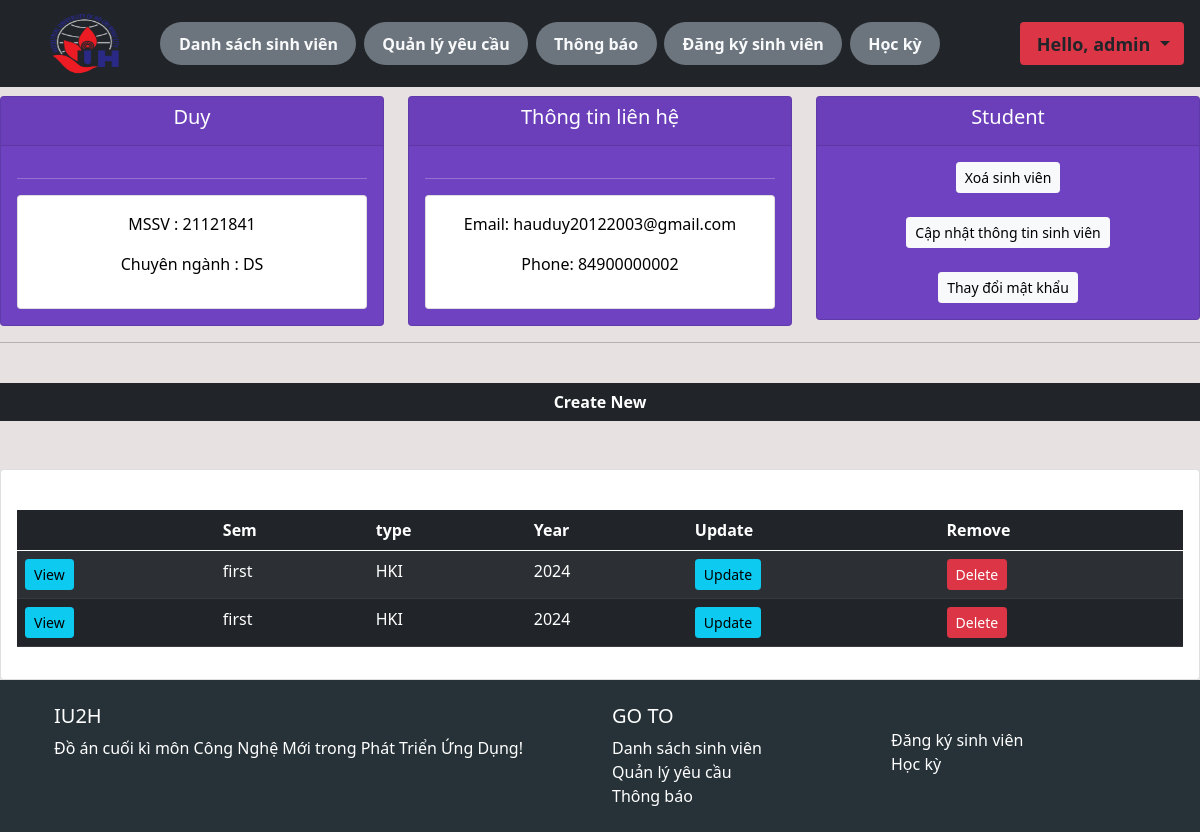
The app's page /students/21121841/ (signed in) with its own data.
### fees/models.py (models this page shows, shortened)
class Student(models.Model):
    BranchType = models.TextChoices('BranchType', 'CS DS SE IT IS')
    date = [str(x) for x in range(2013,2050)]
    date=' '.join(date)
    YearType = models.TextChoices('YearType', date)
    CourseType = models.TextChoices('CourseType', 'K15 K16 K17 K18 K19 K20')
    user = models.OneToOneField(User, null=True, on_delete=models.CASCADE)
    roll = models.CharField('MSSV', max_length=8, primary_key=True, blank=False)
    firstname = models.CharField('First_Name', max_length=250, blank=False)
    middlename = models.CharField('Middle_Name', max_length=250, null=True, blank=True)
    lastname = models.CharField('Last_Name', max_length=250, null=True, blank=True)
    email = models.EmailField('Email', max_length=250, blank=False)
    phone = models.CharField('Phone', max_length=15, blank=False)
    branch = models.CharField('Chuyên ngành', max_length=15, blank=False, choices=BranchType.choices)
    Year = models.CharField('Year', max_length=4, blank=False, choices=YearType.choices)
    course = models.CharField('Khoá', max_length=8, blank=False, choices=CourseType.choices)
    datecreated = models.DateTimeField(auto_now_add=True, null=True)
    template = '{} {}'

class Semester(models.Model):
    date = [str(x) for x in range(2013,2050)]
    date=' '.join(date)
    SemesterType = models.TextChoices('Học Kỳ', 'First Second Third Fourth Fifth Sixth Seventh Eighth')
    Monsoon_WinterType = models.TextChoices('Monsoon_WinterType', 'HKI HKII')
    PaidType = models.TextChoices('PaidType', 'NotPaid Paid')
    YearType = models.TextChoices('YearType', date)
    MonthType = models.TextChoices('MonthType', 'Jan Feb Mar Apr May Jun Jul Aug Sept Oct Nov Dec')
    roll = models.ForeignKey(Student, on_delete=models.CASCADE, blank=False)
    semestertype = models.CharField('Semester_type', max_length=50, blank=False, choices=SemesterType.choices)
    monsoon_wintertype = models.CharField('Học Kỳ trong năm', max_length=50, blank=False, choices=Monsoon_WinterType.choices)
    Year = models.CharField('Year', max_length=50, blank=False, choices=YearType.choices)
    datecreated = models.DateTimeField(auto_now_add=True, null=True)
    tution_fee = models.CharField('Phí BHYT', max_length=50, null=True, blank=True, default='0')
    hostel_fee = models.CharField('Phí ký túc xá', max_length=50, null=True, blank=True, default='0')
    mon_choices = [
    ('Thị giác máy tính','Thị giác máy tính'),
    ('Học máy','Học máy'),
    ('Học sâu','Học sâu'),
    ('Xử lý ngôn ngữ tự nhiên','Xử lý ngôn ngữ tự nhiên'),
    ('Phát triển ứng dụng','Phát triển ứng dụng'),
    ('Nhập môn dữ liệu lớn','Nhập môn dữ liệu lớn'),
    ('Khai thác dữ liệu','Khai thác dữ liệu'),
    ('Khai phá đồ thị','Khai phá đồ thị'),
    ('Các nền tảng dữ liệu','Các nền tảng dữ liệu'),
    ('Công nghệ mới trong phát triển ứng dụng','Công nghệ mới trong phát triển ứng dụng'),
    ('Phân tích dữ liệu Bayesian','Phân tích dữ liệu Bayesian'),
    ('Trí tuệ nhân tạo','Trí tuệ nhân tạo'),
    ('Xử lý ảnh','Xử lý ảnh'),
    ('Cấu trúc dữ liệu và giải thuật','Cấu trúc dữ liệu và giải thuật'),
]
    mon_1 = models.CharField('Môn 1', max_length=50, null=True, choices=mon_choices, blank=True)
    mon_1_amount = models.CharField('Học phí', max_length=50, null=True, blank=True, default='0')
    mon_2 = models.CharField('Môn 2', max_length=50, null=True, choices=mon_choices, blank=True)
    mon_2_amount = models.CharField('Học phí', max_length=50, null=True, blank=True, default='0')
    mon_3 = models.CharField('Môn 3', max_length=50, null=True, choices=mon_choices, blank=True)
    mon_3_amount = models.CharField('Học phí', max_length=50, null=True, blank=True, default='0')
    mon_4 = models.CharField('Môn 4', max_length=50, null=True, choices=mon_choices, blank=True)
    mon_4_amount = models.CharField('Học phí', max_length=50, null=True, blank=True, default='0')
    mon_5 = models.CharField('Môn 5', max_length=50, null=True, choices=mon_choices, blank=True)
    mon_5_amount = models.CharField('Học phí', max_length=50, null=True, blank=True, default='0')
    mon_6 = models.CharField('Môn 6', max_length=50, null=True, choices=mon_choices, blank=True)
    mon_6_amount = models.CharField('Học phí', max_length=50, null=True, blank=True, default='0')
    extra_charges = models.TextField("Khoảng thu khác", null=True, blank=True, default='None')
    extra_charges_amount = models.CharField('Chi phí', max_length=50, default = '0', blank=True)
    total_payment = models.CharField('Tổng học phí', max_length=50, null=True, blank=True, default='0')
    total_paid = models.CharField('Tổng học phí đã đóng',max_length=50, null=True, blank=True, default='0')
    dues = models.CharField('Công nợ', max_length=50, null=True, blank=True, default='0')
    template = '{} {} {} {}'

### fees/decorators.py (the view)
        def wrapper_func(request, *args, **kwargs):
            group = None
            if request.user.groups.exists():
                group = request.user.groups.all()[0].name
            if group in allowed_roles:
                return view_func(request, *args, **kwargs)
            else:
                return HttpResponse('You are not authorize')

### fees/views.py (called while the page is built)
@login_required(login_url = 'login')
@allowed_users(allowed_roles=['admin'])
def student(request, pk):
    student_data = Student.objects.get(roll=pk)
    semester_tabs = student_data.semester_set.all()
    context = {'student_data':student_data, 'semester_tabs':semester_tabs}
    return render(request, 'fees/students.html', context)

### fees/templates/fees/students.html (shortened to what this page needs)
{% extends 'fees/main.html' %}
{% block content %}
<br>
<div class="row">
    <div class="col">
        <div class="col-md">
            <div class="card text-center text-white nb-3" id='Students-Contact-Information'>
                <div class="card-header">
                    <h5 class="card-title">{{student_data.firstname}}</h5>
                </div>
                <div class="card-body">
                    <hr>
                    <div class="card card-body" , id='Students-Contact-body'>
                        <p style="text-align: center;">MSSV : {{student_data.roll}} </p>
                        <p style="text-align: center;">Chuyên ngành : {{student_data.branch}} </p>
                    </div>
                </div>
            </div>
        </div>
    </div>
    <div class="col">
        <div class="col-md">
            <div class="card text-center text-white nb-3" id='Students-Contact-Information'>
                <div class="card-header">
                    <h5 class="card-title">Thông tin liên hệ</h5>
                </div>
                <div class="card-body">
                    <hr>
                    <div class="card card-body" , id='Students-Contact-body'>
                        <p style="text-align: center;">Email: {{student_data.email}} </p>
                        <p style="text-align: center;"> Phone: {{student_data.phone}} </p>
                    </div>
                </div>
            </div>
        </div>
    </div>
    <div class="col">
        <div class="col-md">
            <div class="card text-center text-white nb-3" id='Students-Customer'>
                <div class="card-header">
                    <h5 class="card-title">Student</h5>
                </div>
                <div class="card-body">
                    <a href="{% url 'deleteStudent' student_data.roll %}" class="btn btn-light btn-sm btn-block"> Xoá sinh viên</a>
                    <br>
                    <br>
                    <a href="{% url 'updateStudent' student_data.roll %}" class="btn btn-light btn-sm btn-block">Cập nhật thông tin sinh viên</a>
                   <br>
                   <br>
                    <a href="{% url 'changePasswordAdmin' student_data.roll %}" class="btn btn-light btn-sm btn-block"> Thay đổi mật khẩu</a>
                    <br>
                </div>
            </div>
        </div>
    </div>
</div>
<hr>
<br>
<div class="row">
            <a class="btn btn-dark" href="{% url 'createSemester' student_data.roll %}"> <strong> Create New </strong> </a>
</div>
<br>
<br>
<div class="row">
    <div class="col-md">
        <div class="card card-body">
            <br>
            <table class="table table-dark table-striped">
                <thead>
                    <tr>
                        <th scope="col"></th>
                        <th scope="col">Sem</th>
                        <th scope="col">type</th>
                        <th scope="col">Year</th>
                        <th scope="col">Update</th>
                        <th scope="col">Remove</th>
                    </tr>
                </thead>
                {% for sems in semester_tabs %}
                <tr>
                    <td><a class="btn btn-sm btn-info" href="{% url 'student_each_sem' sems.id %}">View</a></td>
                    <td>{{sems.semestertype}} </td>
                    <td>{{sems.monsoon_wintertype}} </td>
                    <td>{{sems.Year}} </td>
                    <td><a class="btn btn-sm btn-info" href="{% url 'updateSemester' sems.id %}">Update</a></td>
                    <td><a class="btn btn-sm btn-danger" href="{% url 'deleteSemester' sems.id %}">Delete</a></td>
                </tr>
                {% endfor %}
            </table>
        </div>
    </div>
</div>
{% endblock %}

### fees/templates/fees/navbar.html (shortened to what this page needs)
{% load static %}
{% if request.user.is_staff %}
<nav class="navbar navbar-expand-lg navbar-dark bg-dark w-100 p-1" style="position: fixed; z-index: 1;">
  <div class="container-fluid">
    <a href="{% url 'home' %}">
      <img src="{% static 'images/iuh_logo-2.png' %}" alt="" style="padding: 0%;width:137px; height:79px;">
    </a>
    <div class="collapse navbar-collapse" id="navbarNavDropdown"  style="overflow-x:visible;width: 100%;">
      <ul class="navbar-nav">
        <li class="nav-item badge rounded-pill bg-secondary " style="margin-left: 1%; font-size: 100%;">
          <a class="nav-link active text-light" aria-current="page" href="{% url 'home' %}">Danh sách sinh viên</a>
        </li>
        <li class="nav-item badge rounded-pill bg-secondary " style="margin-left: 1%; font-size: 100%;">
          <a class="nav-link active text-light" href="{% url 'enquiry_admin' %}">Quản lý yêu cầu</a>
        </li>
        <li class="nav-item badge rounded-pill bg-secondary " style="margin-left: 1%; font-size: 100%;">
          <a class="nav-link active text-light" href="{% url 'announcement' %}">Thông báo</a>
        </li>
        <li class="nav-item badge rounded-pill bg-secondary " style="margin-left: 1%; font-size: 100%;">
          <a class="nav-link active text-light" href="{% url 'registration' %}">Đăng ký sinh viên</a>
        </li>
        <li class="nav-item badge rounded-pill bg-secondary " style="margin-left: 1%; font-size: 100%;">
          <a class="nav-link active text-light" href="{% url 'automate_semester' %}">Học kỳ</a>
        </li>
      </ul>
    </div>
    <ul class="nav navbar-nav navbar-right" style="margin-left: 1%; margin: right 1%;">
      <li class="nav-item dropdown badge bg-danger">
        <a class="nav-link dropdown-toggle text-dark" href="#" id="navbarDropdownMenuLink" role="button"
          data-bs-toggle="dropdown" aria-expanded="false" style="margin-left: 1%; font-size: 150%;">
          <span>Hello, {{request.user}} </span>
        </a>
      </li>
    </ul>
  </div>
</nav>
{% endif %}
<br>
<br>
<br>

### static/css/main.css (style rules this page uses)
body { background-color: #e7e1e1; }
#Students-Customer { background-color: #6f42c1; }
#Students-Contact-Information { background-color: #6f42c1; }
#Students-Contact-body { text-align: left; color: black; }

### records on screen
Student: firstname "Duy", roll "21121841", branch "DS", email "hauduy20122003@gmail.com", phone "84900000002"
Semester: semestertype "first", monsoon_wintertype "HKI", Year "2024"
Semester: semestertype "first", monsoon_wintertype "HKI", Year "2024"

### other values on screen
{{ request.user }} "admin"
